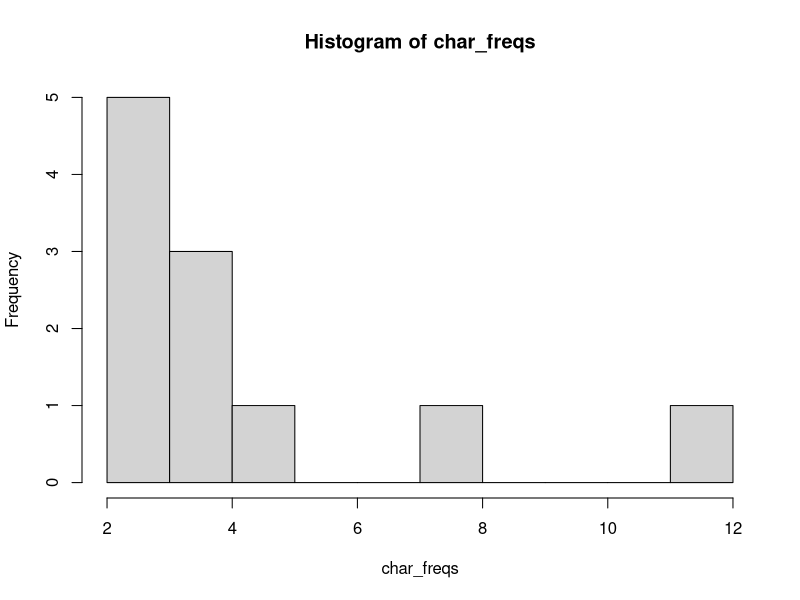
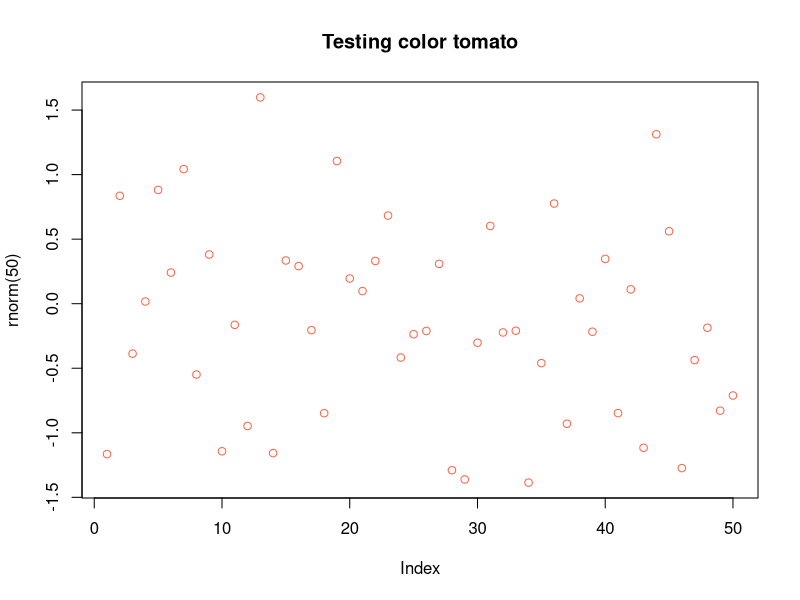

The R script that drew these images, in order: (Note: this script raises an error after producing the figures.)
## ---- chunk 1
knitr::opts_chunk$set(echo = TRUE, error = TRUE)
## ---- chunk 2
states <- rownames(USArrests)
head(states)
nchar(states)
tolower(states)
toupper(states)
casefold(states)

# number of charcaters
num_chars <- nchar(states)
char_freqs = table(num_chars)
hist(char_freqs, breaks = 14)
## ---- chunk 3
vec = c(7, 6, 7, 8, 10)
paste(head(states, 5), vec, sep = " = ")
paste(head(states, 5), collapse = '')

#Permutations
factorial(nchar("ALABAMA"))/factorial(3)

substr(states, 1, 3)
substr(states, nchar(states)-2, nchar(states))
paste0(substr(states, 1, 1), substr(states, nchar(states)-2, nchar(states)))

# 4-char states
states[num_chars == 4]

## ---- chunk 4
case = rep("", length(states))
states_list = list()
i = 1 
for(s in states) {
  if(nchar(s) %% 2 == 0) {
    case[i] = toupper(s)
  }
  if(nchar(s) %% 2 == 1) {
    case[i] = tolower(s)
  }
  i = i+1
}
i = 4
for(i in 4:14) {
  l = ''
  for(c in case) {
    if(nchar(c) == i) {
      l = paste(l, c, sep = ', ')
    }
  }
  states_list[i-3] = substring(l, 3)
}
setNames(states_list, paste0(4:14, sep = '-', 'chars'))
## ---- chunk 5
to_celsius <- function(x = 1) {
  (x - 32) * (5/9)
}
to_kelvin <- function(x = 1) {
  (x + 459.67) * (5/9)
}
to_reaumur <- function(x = 1) {
  (x - 32) * (4/9)
}
to_rankine <- function(x = 1) {
  x + 459.67
}

temp_convert <- function(x = 1, to = "celsius") {
  to = tolower(to)
  switch(to,
         "celsius" = to_celsius(x),
         "kelvin" = to_kelvin(x),
         "reaumur" = to_reaumur(x),
         "rankine" = to_rankine(x))
}
temp_convert(30, 'celsius')
temp_convert(30, 'Celsius')
temp_convert(30, 'CELSIUS')
## ---- chunk 6
# vector of file names
paste(paste('file', 1:10, sep = ""), 'csv', sep = '.')
file = rep(0, 10)
for(i in 1:10) {
  file[i] = paste(paste('file', i, sep = ""), 'csv', sep = '.')
}
print(file)

i = 0
y = rep(0, 10)
while(i <= 10) {
  y[i] = paste(paste('file', i, sep = ""), 'csv', sep = '.')
  i = i + 1
}
print(y)

# rename vector of file names
x = paste(paste('file', 1:10, sep = ""), 'csv', sep = '.')
sub("file", "dataset", x)
## ---- chunk 7
# name of output file
outfile <- "output.txt"
# writing to 'outfile.txt'
cat("---", file = outfile)
cat("\n", file = outfile, append = TRUE)
cat("title: Lab Output", file = outfile, append = TRUE)
cat("\n", file = outfile, append = TRUE)
cat("author: Rocky Lubbers", file = outfile, append = TRUE)
cat("\n", file = outfile, append = TRUE)
cat("date: 10/24/18", file = outfile, append = TRUE)
cat("\n", file = outfile, append = TRUE)
cat("output: html_document", file = outfile, append = TRUE)
cat("\n", file = outfile, append = TRUE)
cat("---", file = outfile, append = TRUE)
cat("\n\n", file = outfile, append = TRUE)
cat("This is the first line", file = outfile, append = TRUE)
# insert new line
cat("\n", file = outfile, append = TRUE)
cat("This is the first line", append = TRUE)
cat("\n", file = outfile, append = TRUE)
cat("A 2nd line", file = "output.txt", append = TRUE)
# insert 2 new lines
cat("\n\n", file = outfile, append = TRUE)
cat("\nThe quick brown fox jumps over the lazy dog\n",
    file = outfile, append = TRUE)
## ---- chunk 8
# your is_color() function
is_color = function(x) {
  if(x %in% colors()) {
    return(TRUE)
  } else {
    return(FALSE)
  }
}

# test it:
is_color('yellow')  # TRUE
is_color('blu')     # FALSE
is_color('turkuoise') # FALSE
## ---- chunk 9
colplot = function(col) {
  if(is_color(col)) {
    plot(rnorm(50), col = col)
    title(paste("Testing color", col))
  } else {
    stop(paste("Invalid color", col))
  }
  
}
# this should plot
colplot('tomato')

# this stops with error message
colplot('tomate')
